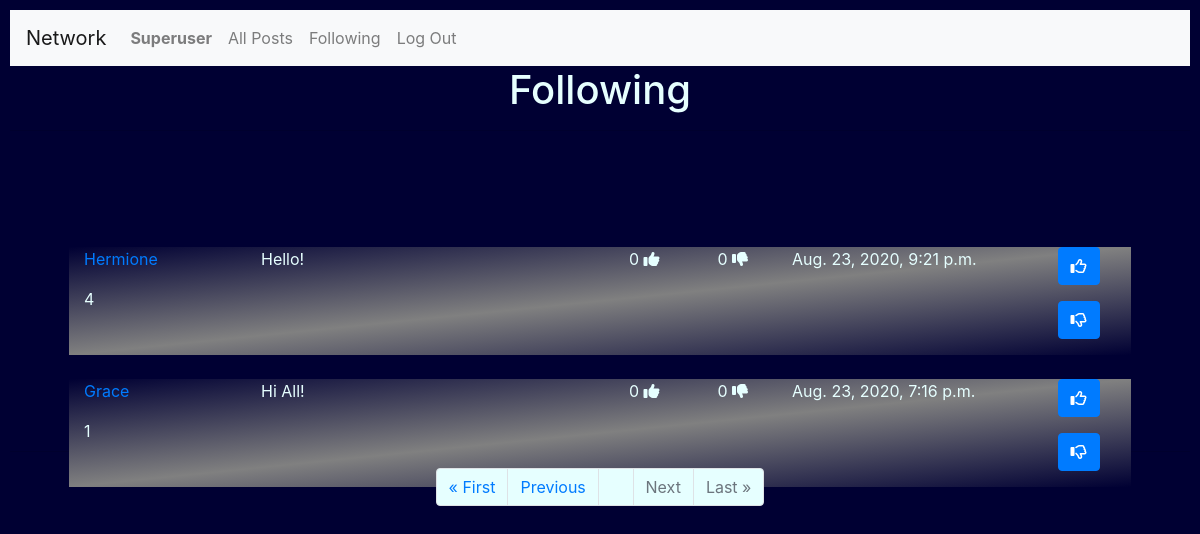
Page /following?page=2 (signed in) on the committed database.
### network/models.py (models this page shows, shortened)
class User(AbstractUser):
    pass

class Posts(models.Model):
    User = models.ForeignKey('User', on_delete = models.CASCADE)
    Post = models.TextField(max_length=255)
    Date = models.DateTimeField(auto_now_add=True)
    Likes = models.IntegerField(blank=True, null=True)
    Unlikes = models.IntegerField(blank=True, null=True)

### network/views.py (the view)
# urls.py: path("following", views.following_view, name="following"),
@login_required
def following_view(request):
    FPL = []
    profile= []
    following = []
    posts = []
    postchoose = []
    if request.user.is_authenticated:
          posts = Posts.objects.all().order_by('-Date')
          user = request.user.id
          username = request.user.username
          seguindo = Profile.objects.filter(Follower=user)
          print(user, username )
          for row in posts:
              for s in seguindo:
                  if row.User == s.User:
                      FPL.append(row)
          paginator = Paginator(FPL, 10)
          page_number = request.GET.get('page')
          page_itens = paginator.get_page(page_number)
          print("FOLLOWING PAGE")
          print(paginator.count , paginator.num_pages )
          print(page_itens)
    else:
        context={
            "Message": "Please Login or join our Network",
        }
        return render(request, "network/login.html", context)
    context = {
         "page_obj" : page_itens,
         "NewPostForm":NewPostForm(),
    }
    return render(request, "network/following.html", context)

### network/templates/network/following.html (shortened to what this page needs)
{% extends "network/layout.html" %}
{% load static %}
{% block body %}
  <h1>Following </h1>
  <hr>
{% if page_obj|length > 0 %}
        {% for Post in page_obj %}
            <div class="container" style="width:90%; position:relative; top:100px;background-image: linear-gradient(to top left, #000033, gray,	 #000033 );">
                <div class="row"  width="1700px">
                    <div class="col-lg-2">
                        <p><a href= "{% url 'network:profile' Post.User %}"  >  {{Post.User |title}} </a>
                        <p>  {{Post.id}}</p>
                    </div>
                    <div class="col-lg-4">
                         <p> {{Post.Post}} </p>
                    </div>
                    <div class="col-lg-1" style="text-align: center;">
                         {%if Post.Likes == None%}
                             <p> 0 <i class="fas fa-thumbs-up"></i></p>
                         {% else %}
                              <p> {{ Post.Likes }}  <i class="fas fa-thumbs-up"></i></p>
                         {% endif %}
                    </div>
                    <div class="col-lg-1" style="text-align: center;">
                         {%if Post.Unlikes  == None%}
                              <p> 0  <i class="fas fa-thumbs-down"></i></p>
                         {% else %}
                              <p> {{ Post.Unlikes }}  <i class="fas fa-thumbs-down"></i></p>
                          {% endif %}
                    </div>
                    <div class="col-lg-3">
                       <p> {{Post.Date}} </p>
                    </div>
                    <div class="col-lg-1">
                       <p> <button class="btn btn-primary" id="likes-{{Post.id}}" onclick="likepost({{Post.id}},'profile')">
                            <i class="far fa-thumbs-up"></i>
                           </button></p>
                       <p> <button class="btn btn-primary" id="unlikes-{{Post.id}}" onclick="unlikepost({{Post.id}},'profile')">
                            <i class="far fa-thumbs-down"></i>
                           </button></p>
                    </div>
                </div>
            </div>
            <br>
        {% endfor %}
        <br>
        <hr>
        <form>
           <div class="container" >
              <ul class="pagination justify-content-center"  >
                  {% if page_obj.has_previous %}
                            <li class="page-item"><a href="?page=1" class="page-link" style="background-color:#e6ffff;">&laquo; First</a></li>
                            <li class="page-item"><a href="?page={{ page_obj.previous_page_number }}" class="page-link" style="background-color:#e6ffff;">Previous</a></li>
                  {% else %}
                        <li class="page-item disabled"><a class="page-link" style="background-color:#e6ffff;">&laquo; First</a></li>
                        <li class="page-item disabled"><a class="page-link" style="background-color:#e6ffff;">Previous</a></li>
                  {% endif %}
                  {% if page_obj.number %}
                        <li class="page-item"><a class="page-link" style="background-color:#e6ffff;">{{ page_obj.number }}</a></li>
                  {% else %}
                        <li class="page-item"><a class="page-link" style="background-color:#e6ffff;">0</a></li>
                  {% endif %}
                  {% if page_obj.has_next %}
                        <li class="page-item"><a href="?page={{ page_obj.next_page_number }}" class="page-link" style="background-color:#e6ffff;">Next</a></li>
                        <li class="page-item"><a href="?page={{ page_obj.paginator.num_pages }}" class="page-link" style="background-color:#e6ffff;">Last &raquo;</a></li>
                  {% else %}
                        <li class="page-item disabled"><a class="page-link" style="background-color:#e6ffff;">Next</a></li>
                        <li class="page-item disabled"><a class="page-link" style="background-color:#e6ffff;">Last &raquo;</a></li>
                  {% endif %}
            </ul>
          </div>
        </form>
    {% endif %}
    {% endblock %}

### network/templates/network/layout.html (shortened to what this page needs)
{% load static %}
<!DOCTYPE html>
<html lang="en">
    <head>
        <link rel="stylesheet" href="https://stackpath.bootstrapcdn.com/bootstrap/4.4.1/css/bootstrap.min.css">
        <link rel="stylesheet" href="https://cdnjs.cloudflare.com/ajax/libs/font-awesome/4.7.0/css/font-awesome.min.css">
        <link href="{% static 'network/styles.css' %}" rel="stylesheet">
    </head>
    <body>
        <nav class="navbar navbar-expand-lg navbar-light bg-light" >
            <a class="navbar-brand" href="#">Network</a>
            <div style="color : #000033;">
              <ul class="navbar-nav mr-auto">
                {% if user.is_authenticated %}
                    <li class="nav-item">
                        <a class="nav-link" href="{% url 'network:profile' user.username  %}"><strong>{{ user.username |title}}</strong></a>
                    </li>
                {% endif %}
                <li class="nav-item">
                  <a class="nav-link" href="{% url 'network:index' %}">All Posts</a>
                </li>
                {% if user.is_authenticated %}
                    <li class="nav-item">
                        <a class="nav-link" href="{% url 'network:following' %}">Following</a>
                    </li>
                    <li class="nav-item">
                        <a class="nav-link" href="{% url 'network:logout' %}">Log Out</a>
                    </li>
                {% endif %}
              </ul>
            </div>
          </nav>
        <div class="body">
            {% block body %}
            {% endblock %}
        </div>
    </body>
</html>

### network/static/network/styles.css (style rules this page uses)
body { padding: 10px; color: #e6ffff ; background-color: #000033; background-position: center; background-repeat: no-repeat; background-size: cover; height: 100%; width: 100%; }
h1 { text-align: center; }

### rows in the picture
User: username "Superuser"
Posts: User "Hermione", id "4", Post "Hello!", shows "0", Date "Aug. 23, 2020, 9:21 p.m."
Posts: User "Grace", id "1", Post "Hi All!", shows "0", Date "Aug. 23, 2020, 7:16 p.m."
